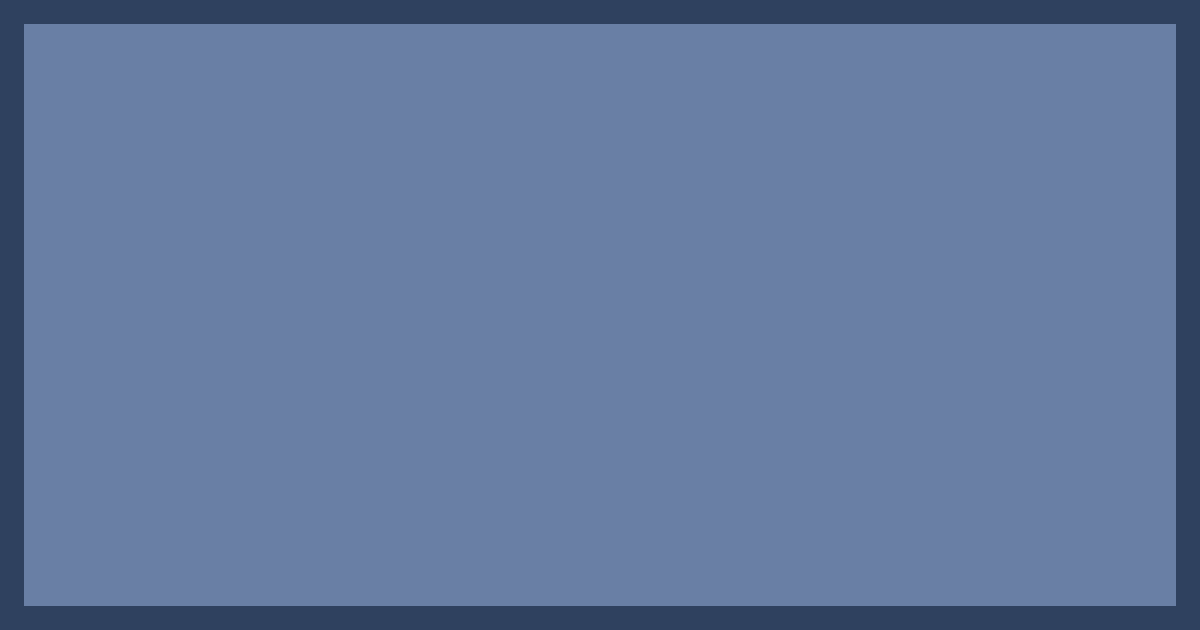
#> input picture script/ogbg.png, 1200 x 630 px
$ python output.py
#> lines starting #> are read from the running program, lines starting #| are printed output that depends on the picture
from PIL import Image, ImageDraw, ImageFont

BASE_IMAGE_PATH = "ogbg.png"
OUTPUT_PATH = "ogp_output.png"
TEXT = "Example Text\nWith New Line\ntext\nWith New Line\nWith New Line\nWith New Line\nWith New Line"
FONT_FILE_PATH = './ZenMaruGothic-Medium.ttf'
FONT_SIZE = 50
MANUAL_OFFSET = -70

base_image = Image.open(BASE_IMAGE_PATH)
#> base_image is the input picture: PIL image 1200x630 RGBA; mean R, G, B, A 98.4, 120, 157.1, 255
draw = ImageDraw.Draw(base_image)
font = ImageFont.truetype(FONT_FILE_PATH, FONT_SIZE)

# テキストの位置と色の設定
lines = TEXT.split('\n')
line_heights = [draw.textbbox((0, 0), line, font=font)[3] - draw.textbbox((0, 0), line, font=font)[1] for line in lines]
#> line_heights = [48, 39, 36, 39, 39, 39, 39]
total_text_height = sum(line_heights)
#> total_text_height = 279

if len(line_heights) > 1:
    line_heights[0] = line_heights[1]

# テキストの中央位置を計算
text_color = (255, 255, 255)  # 白色
y_offset = (base_image.height - total_text_height - (len(lines) - 1)) // 2
#> y_offset = 172
y_offset += MANUAL_OFFSET
#> y_offset = 102

# テキストの描画
for line, line_height in zip(lines, line_heights):
    line_bbox = draw.textbbox((0, 0), line, font=font)
    line_width = line_bbox[2] - line_bbox[0]
    draw.text(((base_image.width - line_width) // 2, y_offset), line, font=font, fill=text_color)
    y_offset += line_height + 20
#> this loop made 7 passes
#> (line, line_height, line_bbox, line_width, y_offset) on passes 1 to 7: ('Example Text', 39, (0, 9, 334, 57), 334, 161), ('With New Line', 39, (0, 9, 359, 48), 359, 220), ('text', 36, (0, 12, 99, 48), 99, 276), ('With New Line', 39, (0, 9, 359, 48), 359, 335), ('With New Line', 39, (0, 9, 359, 48), 359, 394), ('With New Line', 39, (0, 9, 359, 48), 359, 453), ('With New Line', 39, (0, 9, 359, 48), 359, 512)
#> after the loop, y_offset = 512

# 画像の保存
base_image.save(OUTPUT_PATH)
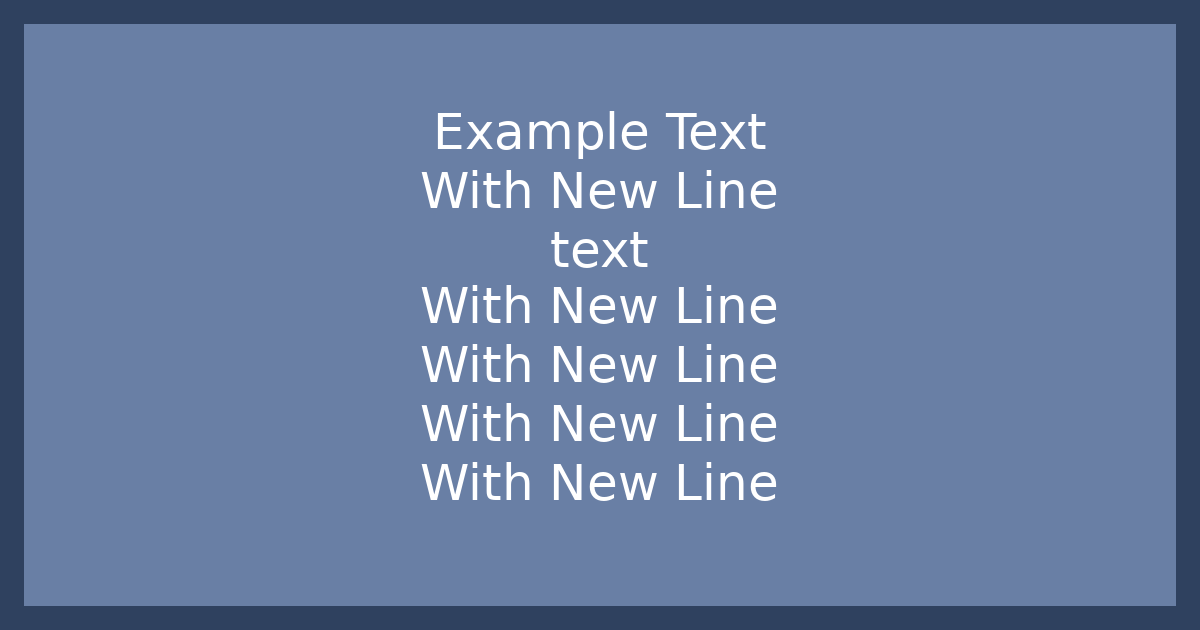
#> saved as ogp_output.png: PIL image 1200x630 RGBA; mean R, G, B, A 103, 123.9, 159.8, 255
print(f"OGP画像が{OUTPUT_PATH}に保存されました。")
